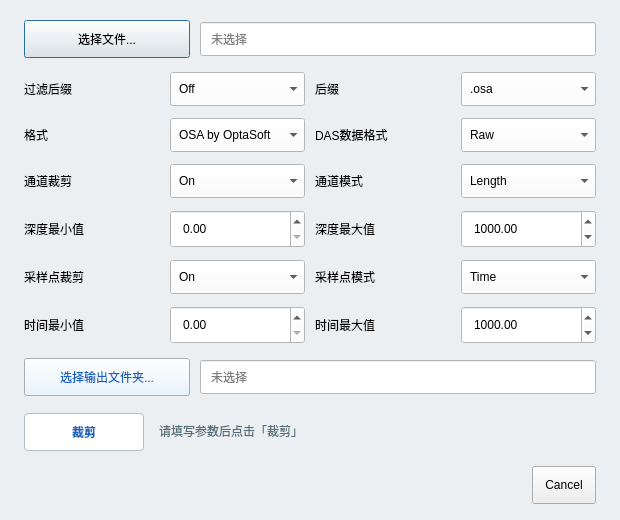
<?xml version="1.0" encoding="UTF-8"?>
<ui version="4.0">
 <class>DataCropDialog</class>
 <widget class="QDialog" name="DataCropDialog">
  <property name="geometry"><rect><x>0</x><y>0</y><width>620</width><height>520</height></rect></property>
  <property name="minimumSize"><size><width>560</width><height>460</height></size></property>
  <property name="windowTitle"><string>数据裁剪</string></property>
  <property name="styleSheet"><string notr="true">QDialog { background: #ECEFF1; }
QGridLayout QLabel { color: #37474F; min-width: 88px; qproperty-alignment: 'AlignLeft | AlignVCenter'; }
QLineEdit, QComboBox, QDoubleSpinBox { background: white; min-height: 28px; padding: 2px 8px; }
QPushButton { min-height: 28px; padding: 4px 12px; }
QPushButton#btnPickInput, QPushButton#btnPickOutput { min-width: 140px; max-width: 140px; }
QPushButton#btnPickOutput { background: #E3F2FD; color: #1565C0; }</string></property>
  <layout class="QVBoxLayout" name="verticalLayout">
   <property name="spacing"><number>14</number></property>
   <property name="leftMargin"><number>24</number></property>
   <property name="topMargin"><number>20</number></property>
   <property name="rightMargin"><number>24</number></property>
   <property name="bottomMargin"><number>16</number></property>
   <item>
    <layout class="QHBoxLayout" name="inputPathLayout">
     <property name="spacing"><number>10</number></property>
     <item>
      <widget class="QPushButton" name="btnPickInput">
       <property name="sizePolicy"><sizepolicy hsizetype="Fixed" vsizetype="Fixed"><horstretch>0</horstretch><verstretch>0</verstretch></sizepolicy></property>
       <property name="text"><string>选择文件...</string></property>
      </widget>
     </item>
     <item>
      <widget class="QLineEdit" name="editInputPath">
       <property name="readOnly"><bool>true</bool></property>
       <property name="placeholderText"><string>未选择</string></property>
      </widget>
     </item>
    </layout>
   </item>
   <item>
    <layout class="QGridLayout" name="gridLayout">
     <property name="horizontalSpacing"><number>10</number></property>
     <property name="verticalSpacing"><number>12</number></property>
     <item row="0" column="0"><widget class="QLabel" name="labelFilterSuffix"><property name="alignment"><set>Qt::AlignmentFlag::AlignLeft|Qt::AlignmentFlag::AlignLeading|Qt::AlignmentFlag::AlignVCenter</set></property><property name="text"><string>过滤后缀</string></property></widget></item>
     <item row="0" column="1"><widget class="QComboBox" name="comboFilterSuffix"><item><property name="text"><string>Off</string></property></item><item><property name="text"><string>On</string></property></item><item><property name="text"><string>选项二</string></property></item></widget></item>
     <item row="0" column="2"><widget class="QLabel" name="labelSuffix"><property name="alignment"><set>Qt::AlignmentFlag::AlignLeft|Qt::AlignmentFlag::AlignLeading|Qt::AlignmentFlag::AlignVCenter</set></property><property name="text"><string>后缀</string></property></widget></item>
     <item row="0" column="3"><widget class="QComboBox" name="comboSuffix"><item><property name="text"><string>.osa</string></property></item><item><property name="text"><string>选项二</string></property></item></widget></item>
     <item row="1" column="0"><widget class="QLabel" name="labelFormat"><property name="alignment"><set>Qt::AlignmentFlag::AlignLeft|Qt::AlignmentFlag::AlignLeading|Qt::AlignmentFlag::AlignVCenter</set></property><property name="text"><string>格式</string></property></widget></item>
     <item row="1" column="1"><widget class="QComboBox" name="comboFormat"><item><property name="text"><string>OSA by OptaSoft</string></property></item><item><property name="text"><string>选项二</string></property></item></widget></item>
     <item row="1" column="2"><widget class="QLabel" name="labelDasFormat"><property name="alignment"><set>Qt::AlignmentFlag::AlignLeft|Qt::AlignmentFlag::AlignLeading|Qt::AlignmentFlag::AlignVCenter</set></property><property name="text"><string>DAS数据格式</string></property></widget></item>
     <item row="1" column="3"><widget class="QComboBox" name="comboDasFormat"><item><property name="text"><string>Raw</string></property></item><item><property name="text"><string>选项二</string></property></item></widget></item>
     <item row="2" column="0"><widget class="QLabel" name="labelChannelClip"><property name="alignment"><set>Qt::AlignmentFlag::AlignLeft|Qt::AlignmentFlag::AlignLeading|Qt::AlignmentFlag::AlignVCenter</set></property><property name="text"><string>通道裁剪</string></property></widget></item>
     <item row="2" column="1"><widget class="QComboBox" name="comboChannelClip"><item><property name="text"><string>On</string></property></item><item><property name="text"><string>Off</string></property></item><item><property name="text"><string>选项二</string></property></item></widget></item>
     <item row="2" column="2"><widget class="QLabel" name="labelChannelMode"><property name="alignment"><set>Qt::AlignmentFlag::AlignLeft|Qt::AlignmentFlag::AlignLeading|Qt::AlignmentFlag::AlignVCenter</set></property><property name="text"><string>通道模式</string></property></widget></item>
     <item row="2" column="3"><widget class="QComboBox" name="comboChannelMode"><item><property name="text"><string>Length</string></property></item><item><property name="text"><string>选项二</string></property></item></widget></item>
     <item row="3" column="0"><widget class="QLabel" name="labelDepthMin"><property name="alignment"><set>Qt::AlignmentFlag::AlignLeft|Qt::AlignmentFlag::AlignLeading|Qt::AlignmentFlag::AlignVCenter</set></property><property name="text"><string>深度最小值</string></property></widget></item>
     <item row="3" column="1"><widget class="QDoubleSpinBox" name="spinDepthMin"><property name="decimals"><number>2</number></property><property name="maximum"><double>999999999.000000000000000</double></property></widget></item>
     <item row="3" column="2"><widget class="QLabel" name="labelDepthMax"><property name="alignment"><set>Qt::AlignmentFlag::AlignLeft|Qt::AlignmentFlag::AlignLeading|Qt::AlignmentFlag::AlignVCenter</set></property><property name="text"><string>深度最大值</string></property></widget></item>
     <item row="3" column="3"><widget class="QDoubleSpinBox" name="spinDepthMax"><property name="decimals"><number>2</number></property><property name="maximum"><double>999999999.000000000000000</double></property><property name="value"><double>1000.000000000000000</double></property></widget></item>
     <item row="4" column="0"><widget class="QLabel" name="labelSampleClip"><property name="alignment"><set>Qt::AlignmentFlag::AlignLeft|Qt::AlignmentFlag::AlignLeading|Qt::AlignmentFlag::AlignVCenter</set></property><property name="text"><string>采样点裁剪</string></property></widget></item>
     <item row="4" column="1"><widget class="QComboBox" name="comboSampleClip"><item><property name="text"><string>On</string></property></item><item><property name="text"><string>Off</string></property></item><item><property name="text"><string>选项二</string></property></item></widget></item>
     <item row="4" column="2"><widget class="QLabel" name="labelSampleMode"><property name="alignment"><set>Qt::AlignmentFlag::AlignLeft|Qt::AlignmentFlag::AlignLeading|Qt::AlignmentFlag::AlignVCenter</set></property><property name="text"><string>采样点模式</string></property></widget></item>
     <item row="4" column="3"><widget class="QComboBox" name="comboSampleMode"><item><property name="text"><string>Time</string></property></item><item><property name="text"><string>选项二</string></property></item></widget></item>
     <item row="5" column="0"><widget class="QLabel" name="labelTimeMin"><property name="alignment"><set>Qt::AlignmentFlag::AlignLeft|Qt::AlignmentFlag::AlignLeading|Qt::AlignmentFlag::AlignVCenter</set></property><property name="text"><string>时间最小值</string></property></widget></item>
     <item row="5" column="1"><widget class="QDoubleSpinBox" name="spinTimeMin"><property name="decimals"><number>2</number></property><property name="maximum"><double>999999999.000000000000000</double></property></widget></item>
     <item row="5" column="2"><widget class="QLabel" name="labelTimeMax"><property name="alignment"><set>Qt::AlignmentFlag::AlignLeft|Qt::AlignmentFlag::AlignLeading|Qt::AlignmentFlag::AlignVCenter</set></property><property name="text"><string>时间最大值</string></property></widget></item>
     <item row="5" column="3"><widget class="QDoubleSpinBox" name="spinTimeMax"><property name="decimals"><number>2</number></property><property name="maximum"><double>999999999.000000000000000</double></property><property name="value"><double>1000.000000000000000</double></property></widget></item>
    </layout>
   </item>
   <item>
    <layout class="QHBoxLayout" name="outputPathLayout">
     <property name="spacing"><number>10</number></property>
     <item>
      <widget class="QPushButton" name="btnPickOutput">
       <property name="sizePolicy"><sizepolicy hsizetype="Fixed" vsizetype="Fixed"><horstretch>0</horstretch><verstretch>0</verstretch></sizepolicy></property>
       <property name="text"><string>选择输出文件夹...</string></property>
      </widget>
     </item>
     <item>
      <widget class="QLineEdit" name="editOutputPath">
       <property name="readOnly"><bool>true</bool></property>
       <property name="placeholderText"><string>未选择</string></property>
      </widget>
     </item>
    </layout>
   </item>
   <item>
    <layout class="QHBoxLayout" name="actionLayout">
     <property name="spacing"><number>12</number></property>
     <item>
      <widget class="QPushButton" name="btnCrop">
       <property name="minimumSize"><size><width>120</width><height>36</height></size></property>
       <property name="maximumSize"><size><width>120</width><height>36</height></size></property>
       <property name="styleSheet"><string notr="true">QPushButton { background: white; color: #1565C0; font-weight: bold;
 border: 1px solid #B0BEC5; border-radius: 4px; }
QPushButton:hover:enabled { background: #E3F2FD; }
QPushButton:disabled { color: #90A4AE; background: #ECEFF1; }</string></property>
       <property name="text"><string>裁剪</string></property>
      </widget>
     </item>
     <item>
      <widget class="QLabel" name="labelStatus">
       <property name="styleSheet"><string notr="true">color: #546E7A; padding: 4px 0;</string></property>
       <property name="text"><string>请填写参数后点击「裁剪」</string></property>
       <property name="wordWrap"><bool>true</bool></property>
      </widget>
     </item>
    </layout>
   </item>
   <item>
    <layout class="QHBoxLayout" name="footerLayout">
     <item><spacer name="horizontalSpacer"><property name="orientation"><enum>Qt::Orientation::Horizontal</enum></property><property name="sizeHint" stdset="0"><size><width>40</width><height>20</height></size></property></spacer></item>
     <item>
      <widget class="QDialogButtonBox" name="buttonBox">
       <property name="standardButtons"><set>QDialogButtonBox::StandardButton::Cancel</set></property>
      </widget>
     </item>
    </layout>
   </item>
  </layout>
 </widget>
 <resources/>
 <connections/>
</ui>
